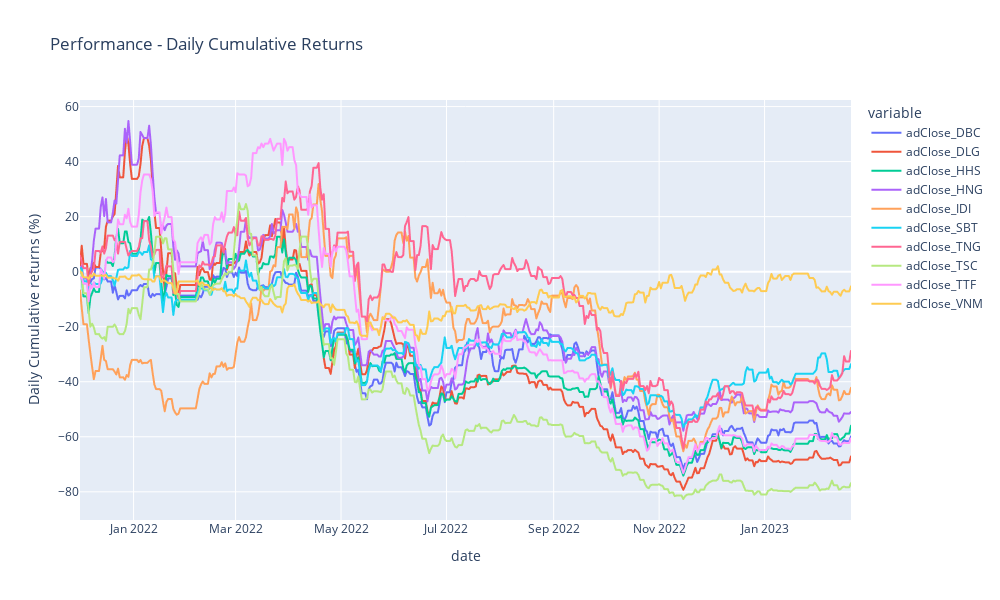

The notebook cell saved with this chart:
### Markdown cell above
## **Gatev Data Normalization**

### Code cell
df_cum_daily_returns_train = gatev_dist.gatev_data_normalize(df_train)

### Figure 1 — Plotly figure (JSON) as saved in the notebook; plotly's stock layout.template omitted (floating-point values rounded to 4 significant figures; data arrays with more than 128 entries replaced by an {"elided": "..."} marker saying what was removed)
{"data": [{"hovertemplate": "variable=adClose_DBC<br>date=%{x}<br>value=%{y}<extra></extra>", "legendgroup": "adClose_DBC", "line": {"color": "#636efa", "dash": "solid"}, "marker": {"symbol": "circle"}, "mode": "lines", "name": "adClose_DBC", "showlegend": true, "type": "scattergl", "x": {"elided": "447 str values"}, "xaxis": "x", "y": {"elided": "447 float values"}, "yaxis": "y"}, {"hovertemplate": "variable=adClose_DLG<br>date=%{x}<br>value=%{y}<extra></extra>", "legendgroup": "adClose_DLG", "line": {"color": "#EF553B", "dash": "solid"}, "marker": {"symbol": "circle"}, "mode": "lines", "name": "adClose_DLG", "showlegend": true, "type": "scattergl", "x": {"elided": "447 str values"}, "xaxis": "x", "y": {"elided": "447 float values"}, "yaxis": "y"}, {"hovertemplate": "variable=adClose_HHS<br>date=%{x}<br>value=%{y}<extra></extra>", "legendgroup": "adClose_HHS", "line": {"color": "#00cc96", "dash": "solid"}, "marker": {"symbol": "circle"}, "mode": "lines", "name": "adClose_HHS", "showlegend": true, "type": "scattergl", "x": {"elided": "447 str values"}, "xaxis": "x", "y": {"elided": "447 float values"}, "yaxis": "y"}, {"hovertemplate": "variable=adClose_HNG<br>date=%{x}<br>value=%{y}<extra></extra>", "legendgroup": "adClose_HNG", "line": {"color": "#ab63fa", "dash": "solid"}, "marker": {"symbol": "circle"}, "mode": "lines", "name": "adClose_HNG", "showlegend": true, "type": "scattergl", "x": {"elided": "447 str values"}, "xaxis": "x", "y": {"elided": "447 float values"}, "yaxis": "y"}, {"hovertemplate": "variable=adClose_IDI<br>date=%{x}<br>value=%{y}<extra></extra>", "legendgroup": "adClose_IDI", "line": {"color": "#FFA15A", "dash": "solid"}, "marker": {"symbol": "circle"}, "mode": "lines", "name": "adClose_IDI", "showlegend": true, "type": "scattergl", "x": {"elided": "447 str values"}, "xaxis": "x", "y": {"elided": "447 float values"}, "yaxis": "y"}, {"hovertemplate": "variable=adClose_SBT<br>date=%{x}<br>value=%{y}<extra></extra>", "legendgroup": "adClose_SBT", "line": {"color": "#19d3f3", "dash": "solid"}, "marker": {"symbol": "circle"}, "mode": "lines", "name": "adClose_SBT", "showlegend": true, "type": "scattergl", "x": {"elided": "447 str values"}, "xaxis": "x", "y": {"elided": "447 float values"}, "yaxis": "y"}, {"hovertemplate": "variable=adClose_TNG<br>date=%{x}<br>value=%{y}<extra></extra>", "legendgroup": "adClose_TNG", "line": {"color": "#FF6692", "dash": "solid"}, "marker": {"symbol": "circle"}, "mode": "lines", "name": "adClose_TNG", "showlegend": true, "type": "scattergl", "x": {"elided": "447 str values"}, "xaxis": "x", "y": {"elided": "447 float values"}, "yaxis": "y"}, {"hovertemplate": "variable=adClose_TSC<br>date=%{x}<br>value=%{y}<extra></extra>", "legendgroup": "adClose_TSC", "line": {"color": "#B6E880", "dash": "solid"}, "marker": {"symbol": "circle"}, "mode": "lines", "name": "adClose_TSC", "showlegend": true, "type": "scattergl", "x": {"elided": "447 str values"}, "xaxis": "x", "y": {"elided": "447 float values"}, "yaxis": "y"}, {"hovertemplate": "variable=adClose_TTF<br>date=%{x}<br>value=%{y}<extra></extra>", "legendgroup": "adClose_TTF", "line": {"color": "#FF97FF", "dash": "solid"}, "marker": {"symbol": "circle"}, "mode": "lines", "name": "adClose_TTF", "showlegend": true, "type": "scattergl", "x": {"elided": "447 str values"}, "xaxis": "x", "y": {"elided": "447 float values"}, "yaxis": "y"}, {"hovertemplate": "variable=adClose_VNM<br>date=%{x}<br>value=%{y}<extra></extra>", "legendgroup": "adClose_VNM", "line": {"color": "#FECB52", "dash": "solid"}, "marker": {"symbol": "circle"}, "mode": "lines", "name": "adClose_VNM", "showlegend": true, "type": "scattergl", "x": {"elided": "447 str values"}, "xaxis": "x", "y": {"elided": "447 float values"}, "yaxis": "y"}], "layout": {"height": 600, "legend": {"title": {"text": "variable"}, "tracegroupgap": 0}, "title": {"text": "Performance - Daily Cumulative Returns"}, "width": 1000, "xaxis": {"anchor": "y", "domain": [0, 1], "title": {"text": "date"}}, "yaxis": {"anchor": "x", "domain": [0, 1], "title": {"text": "Daily Cumulative returns (%)"}}}}
